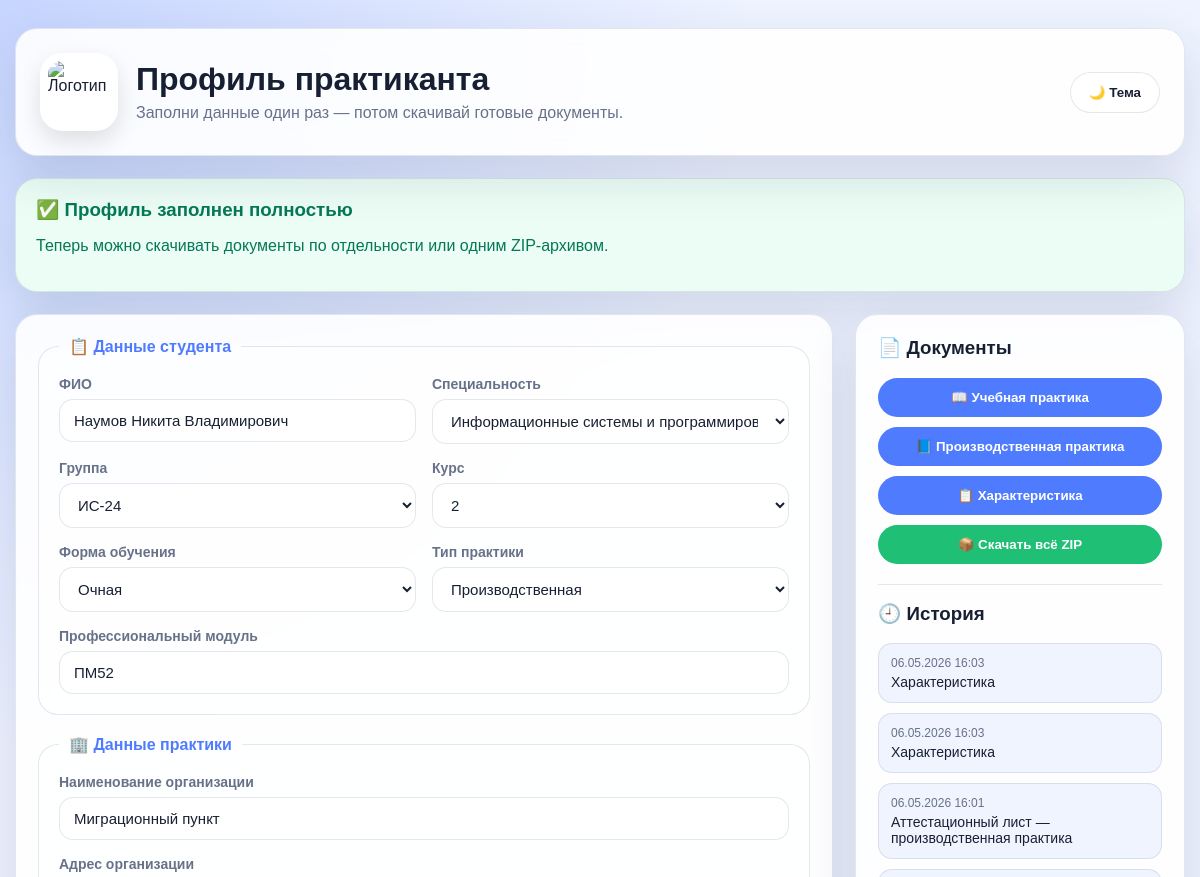
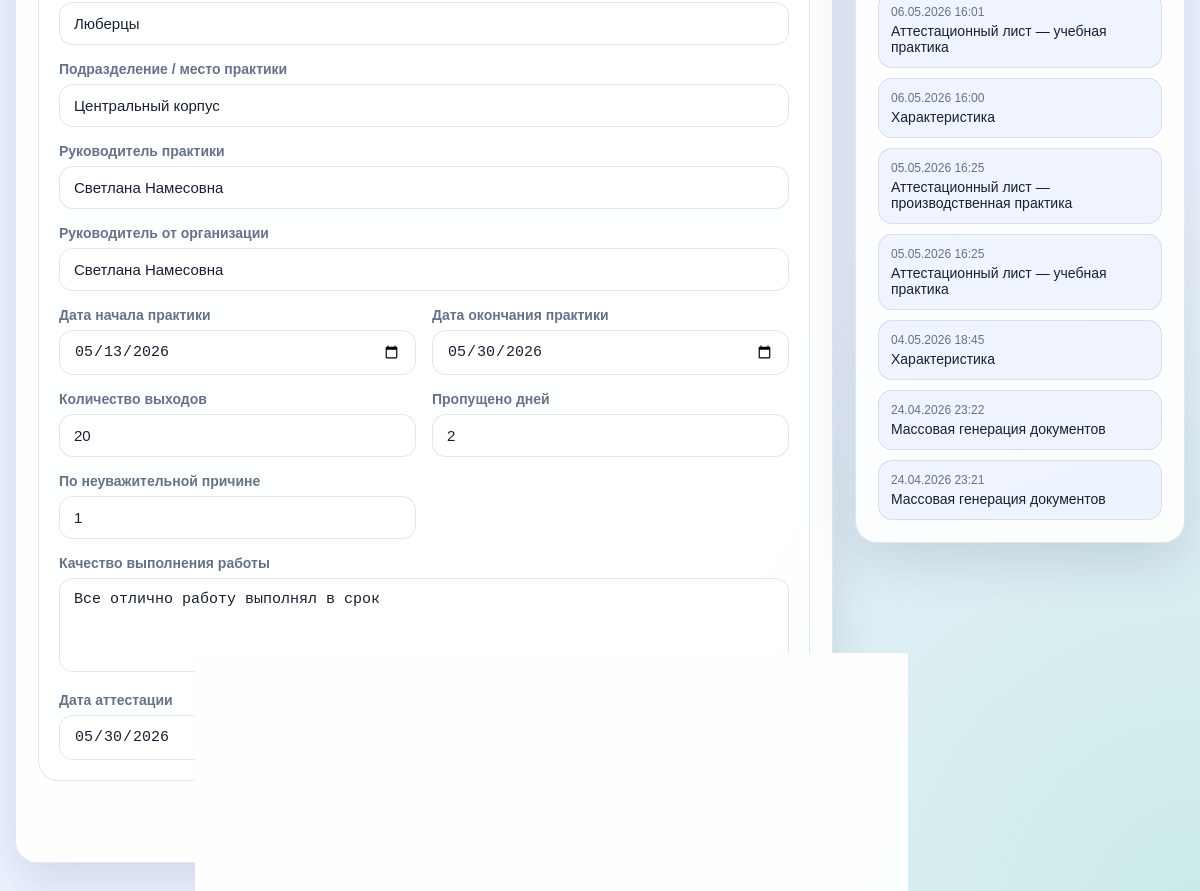
The app's page /profile/ (signed in) with its own data (2 pictures, top to bottom).
### mainNNV/models.py (models this page shows, shortened)
class Profile(models.Model):
    user = models.OneToOneField(User, on_delete=models.CASCADE)
    fio = models.CharField('ФИО', max_length=200, blank=True)
    spec = models.CharField('Специальность', max_length=200, choices=SPECIALTY_CHOICES, blank=True)
    grupa = models.CharField('Группа', max_length=50, choices=GROUP_CHOICES, blank=True)
    kurs = models.IntegerField('Курс', choices=KURS_CHOICES, null=True, blank=True)
    obuch = models.CharField('Форма обучения', max_length=100, choices=OBUCH_CHOICES, blank=True)
    vid = models.CharField('Вид практики', max_length=100, blank=True)
    kod = models.CharField('Код модуля', max_length=50, blank=True)
    mesto = models.CharField('Место прохождения', max_length=300, blank=True)
    adress = models.CharField('Адрес', max_length=300, blank=True)
    ruka = models.CharField('Руководитель', max_length=200, blank=True)
    date_begin = models.DateField('Дата начала', null=True, blank=True)
    date_finish = models.DateField('Дата окончания', null=True, blank=True)
    number = models.CharField('Количество дней', max_length=10, blank=True)
    not_day_one = models.CharField('Пропущено дней', max_length=10, blank=True)
    not_day_two = models.CharField('По неуважительной причине', max_length=10, blank=True)
    special = models.CharField('Специальность для характеристики', max_length=200, blank=True)
    good = models.CharField('Качество выполнения работы', max_length=200, blank=True)
    attestation_date = models.DateField('Дата аттестации', null=True, blank=True)
    boss_organization = models.CharField('Руководитель от организации', max_length=200, blank=True)
    library = models.CharField('Подразделение', max_length=200, blank=True)

class DownloadHistory(models.Model):
    user = models.ForeignKey(User, on_delete=models.CASCADE, verbose_name='Пользователь')
    document_name = models.CharField('Документ', max_length=200)
    action = models.CharField('Действие', max_length=100, default='download')
    created_at = models.DateTimeField('Дата и время', auto_now_add=True)
    class Meta:
        ordering = ['-created_at']

### mainNNV/views.py (the view, shortened to what this page needs)
# urls.py: path('profile/', views.profile),
@login_required
def profile(request):
    profile_obj, created = Profile.objects.get_or_create(user=request.user)
    profile_errors = check_profile_errors(profile_obj)
    history = DownloadHistory.objects.filter(user=request.user)[:10]
    return render(request, 'profile.html', {
        'profile': profile_obj,
        'profile_errors': profile_errors,
        'history': history,
        'group_choices': GROUP_CHOICES,
        'kurs_choices': KURS_CHOICES,
        'obuch_choices': OBUCH_CHOICES,
        'specialty_choices': SPECIALTY_CHOICES,
    })

### mainNNV/templates/profile.html (shortened to what this page needs)
{% load static %}
<!DOCTYPE html>
<html lang="ru">
<head>
</head>
<body>
    <div class="page">
        <header class="hero">
            <div class="hero-left">
                <img class="logo" src="{% static 'logo2.png' %}" alt="Логотип">
                <div>
                    <h1>Профиль практиканта</h1>
                    <p>Заполни данные один раз — потом скачивай готовые документы.</p>
                </div>
            </div>
            <div class="hero-actions">
                <button type="button" class="btn btn-light" onclick="toggleTheme()">
                    🌙 Тема
                </button>
            </div>
        </header>
        {% if profile_errors %}
            <div class="status-card error">
                <h3>⚠ Профиль заполнен не полностью</h3>
                <p>Перед скачиванием документов нужно заполнить:</p>
                <ul>
                    {% for error in profile_errors %}
                        <li>{{ error }}</li>
                    {% endfor %}
                </ul>
            </div>
        {% else %}
            <div class="status-card success">
                <h3>✅ Профиль заполнен полностью</h3>
                <p>Теперь можно скачивать документы по отдельности или одним ZIP-архивом.</p>
            </div>
        {% endif %}
        <div class="layout">
            <main class="card">
                <form method="POST">
                    <fieldset>
                        <legend>📋 Данные студента</legend>
                        <div class="form-grid">
                            <div>
                                <label for="fio">ФИО</label>
                                <input type="text" id="fio" name="fio" value="{{ profile.fio|default:'' }}" required>
                            </div>
                            <div>
                                <label for="spec">Специальность</label>
                                <select id="spec" name="spec" required>
                                    {% for value, label in specialty_choices %}
                                        <option value="{{ value }}" {% if profile.spec == value %}selected{% endif %}>
                                            {{ label }}
                                        </option>
                                    {% endfor %}
                                </select>
                            </div>
                            <div>
                                <label for="grupa">Группа</label>
                                <select id="grupa" name="grupa" required>
                                    {% for value, label in group_choices %}
                                        <option value="{{ value }}" {% if profile.grupa == value %}selected{% endif %}>
                                            {{ label }}
                                        </option>
                                    {% endfor %}
                                </select>
                            </div>
                            <div>
                                <label for="kurs">Курс</label>
                                <select id="kurs" name="kurs">
                                    {% for value, label in kurs_choices %}
                                        <option value="{{ value }}" {% if profile.kurs == value %}selected{% endif %}>
                                            {{ label }}
                                        </option>
                                    {% endfor %}
                                </select>
                            </div>
                            <div>
                                <label for="obuch">Форма обучения</label>
                                <select id="obuch" name="obuch" required>
                                    {% for value, label in obuch_choices %}
                                        <option value="{{ value }}" {% if profile.obuch == value %}selected{% endif %}>
                                            {{ label }}
                                        </option>
                                    {% endfor %}
                                </select>
                            </div>
                            <div>
                                <label for="vid">Тип практики</label>
                                <select id="vid" name="vid" required>
                                    <option value="Производственная" {% if profile.vid == 'Производственная' %}selected{% endif %}>Производственная</option>
                                </select>
                            </div>
                            <div class="full-width">
                                <label for="kod">Профессиональный модуль</label>
                                <input type="text" id="kod" name="kod" value="{{ profile.kod|default:'' }}" required>
                            </div>
                        </div>
                    </fieldset>
                    <fieldset>
                        <legend>🏢 Данные практики</legend>
                        <div class="form-grid">
                            <div class="full-width">
                                <label for="mesto">Наименование организации</label>
                                <input type="text" id="mesto" name="mesto" value="{{ profile.mesto|default:'' }}" required>
                            </div>
                            <div class="full-width">
                                <label for="adress">Адрес организации</label>
                                <input type="text" id="adress" name="adress" value="{{ profile.adress|default:'' }}" required>
                            </div>
                            <div class="full-width">
                                <label for="library">Подразделение / место практики</label>
                                <input type="text" id="library" name="library" value="{{ profile.library|default:'' }}" required>
                            </div>
                            <div class="full-width">
                                <label for="ruka">Руководитель практики</label>
                                <input type="text" id="ruka" name="ruka" value="{{ profile.ruka|default:'' }}" required>
                            </div>
                            <div class="full-width">
                                <label for="boss_organization">Руководитель от организации</label>
                                <input type="text" id="boss_organization" name="boss_organization" value="{{ profile.boss_organization|default:'' }}" required>
                            </div>
                            <div>
                                <label for="date_begin">Дата начала практики</label>
                                <input type="date" id="date_begin" name="date_begin" value="{{ profile.date_begin|date:'Y-m-d' }}">
                            </div>
                            <div>
                                <label for="date_finish">Дата окончания практики</label>
                                <input type="date" id="date_finish" name="date_finish" value="{{ profile.date_finish|date:'Y-m-d' }}">
                            </div>
                            <div>
                                <label for="number">Количество выходов</label>
                                <input type="number" id="number" name="number" min="0" value="{{ profile.number|default:'' }}">
                            </div>
                            <div>
                                <label for="not_day_one">Пропущено дней</label>
                                <input type="number" id="not_day_one" name="not_day_one" min="0" value="{{ profile.not_day_one|default:'' }}">
                            </div>
                            <div>
                                <label for="not_day_two">По неуважительной причине</label>
                                <input type="number" id="not_day_two" name="not_day_two" min="0" value="{{ profile.not_day_two|default:'' }}">
                            </div>
                            <div class="full-width">
                                <label for="good">Качество выполнения работы</label>
                                <textarea id="good" name="good" rows="4" required>{{ profile.good|default:'' }}</textarea>
                            </div>
                            <div>
                                <label for="attestation_date">Дата аттестации</label>
                                <input type="date" id="attestation_date" name="attestation_date" value="{{ profile.attestation_date|date:'Y-m-d' }}">
                            </div>
                        </div>
                    </fieldset>
                    <div class="save-box">
                        <button type="submit" class="btn btn-success">💾 Сохранить данные</button>
                    </div>
                </form>
            </main>
            <aside class="card side-card">
                <h3>📄 Документы</h3>
                <div class="download-list">
                    <button onclick="location.href='/download/attestation-educational/'" class="btn">
                        📖 Учебная практика
                    </button>
                    <button onclick="location.href='/download/attestation-industrial/'" class="btn">
                        📘 Производственная практика
                    </button>
                    <button onclick="location.href='/download/characteristic/'" class="btn">
                        📋 Характеристика
                    </button>
                    <button onclick="location.href='/download/all/'" class="btn btn-success">
                        📦 Скачать всё ZIP
                    </button>
                </div>
                <div class="history">
                    <h3>🕘 История</h3>
                    {% if history %}
                        <ul>
                            {% for item in history %}
                                <li>
                                    <span class="history-date">{{ item.created_at|date:"d.m.Y H:i" }}</span>
                                    {{ item.document_name }}
                                </li>
                            {% endfor %}
                        </ul>
                    {% else %}
                        <p style="color: var(--muted);">Истории пока нет.</p>
                    {% endif %}
                </div>
            </aside>
        </div>
    </div>
</body>
</html>

### records on screen
Profile: fio "Наумов Никита Владимирович", spec "Информационные системы и программирование", grupa "ИС-24", kurs "2", obuch "Очная", vid "Производственная", kod "ПМ52", mesto "Миграционный пункт", adress "Люберцы", library "Центральный корпус", ruka "Светлана Намесовна", boss_organization "Светлана Намесовна", date_begin "05/13/2026", date_finish "05/30/2026", number "20", not_day_one "2", not_day_two "1", good "Все отлично работу выполнял в срок", attestation_date "05/30/2026"
DownloadHistory: created_at "06.05.2026 16:03", document_name "Характеристика"
DownloadHistory: created_at "06.05.2026 16:03", document_name "Характеристика"
DownloadHistory: created_at "06.05.2026 16:01", document_name "Аттестационный лист — производственная практика"
DownloadHistory: created_at "06.05.2026 16:01", document_name "Аттестационный лист — учебная практика"
DownloadHistory: created_at "06.05.2026 16:00", document_name "Характеристика"
DownloadHistory: created_at "05.05.2026 16:25", document_name "Аттестационный лист — производственная практика"
DownloadHistory: created_at "05.05.2026 16:25", document_name "Аттестационный лист — учебная практика"
DownloadHistory: created_at "04.05.2026 18:45", document_name "Характеристика"
DownloadHistory: created_at "24.04.2026 23:22", document_name "Массовая генерация документов"
DownloadHistory: created_at "24.04.2026 23:21", document_name "Массовая генерация документов"
